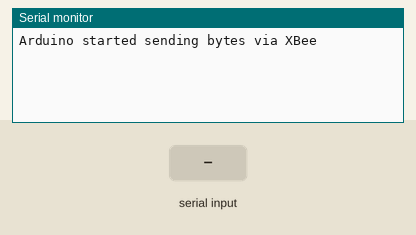
A sketch run on a simulated Arduino Uno, built with avr-gcc and run on an emulated ATmega328P. Parts: the last lines printed to the serial monitor. The inputs (shaded band) are chosen by the test bench.

Above: at 1.2 s.
1.3 s: "1" received over the second serial link
At 2.5 s:
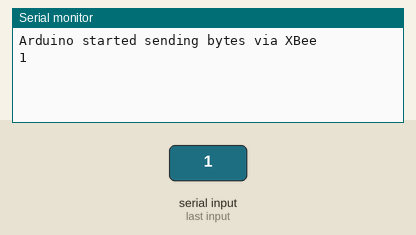
2.8 s: "0" received over the second serial link
At 3.7 s:
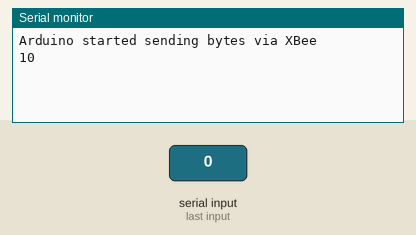

Measured:
- after the input at 1.3 s, the serial monitor: prints a new line at once (image 1)
- after the input at 2.8 s, the serial monitor: prints a new line at once (image 2)

The sketch:

xbeeTest.ino
```cpp
/*****************************************************************
XBee_Serial_Passthrough.ino

Set up a software serial port to pass data between an XBee Shield
and the serial monitor.

Hardware Hookup:
  The XBee Shield makes all of the connections you'll need
  between Arduino and XBee. If you have the shield make
  sure the SWITCH IS IN THE "DLINE" POSITION. That will connect
  the XBee's DOUT and DIN pins to Arduino pins 2 and 3.

*****************************************************************/
// We'll use SoftwareSerial to communicate with the XBee:
#include <SoftwareSerial.h>
// XBee's DOUT (TX) is connected to pin 2 (Arduino's Software RX)
// XBee's DIN (RX) is connected to pin 3 (Arduino's Software TX)
SoftwareSerial XBee(2, 3); // RX, TX

void setup()
{
  // Set up both ports at 9600 baud. This value is most important
  // for the XBee. Make sure the baud rate matches the config
  // setting of your XBee.

  Serial.begin(9600);
  Serial.println("Arduino started sending bytes via XBee");
  XBee.begin(9600);

}

void loop()
{
  if (Serial.available())
  { // If data comes in from serial monitor, send it out to XBee
    XBee.write(Serial.read());
  }
  if (XBee.available())
  { // If data comes in from XBee, send it out to serial monitor
    Serial.write(XBee.read());
  }
}
```

xbee_basic_sketch.c
```cpp
/*****************************************************************
XBee_Serial_Passthrough.ino

Set up a software serial port to pass data between an XBee Shield
and the serial monitor.

Hardware Hookup:
  The XBee Shield makes all of the connections you'll need
  between Arduino and XBee. If you have the shield make
  sure the SWITCH IS IN THE "DLINE" POSITION. That will connect
  the XBee's DOUT and DIN pins to Arduino pins 2 and 3.

*****************************************************************/
// We'll use SoftwareSerial to communicate with the XBee:
#include <SoftwareSerial.h>
// XBee's DOUT (TX) is connected to pin 2 (Arduino's Software RX)
// XBee's DIN (RX) is connected to pin 3 (Arduino's Software TX)
SoftwareSerial XBee(2, 3); // RX, TX

void setup()
{
  // Set up both ports at 9600 baud. This value is most important
  // for the XBee. Make sure the baud rate matches the config
  // setting of your XBee.

  Serial.begin(9600);
  Serial.println("Arduino started sending bytes via XBee");
  XBee.begin(9600);

}

void loop()
{
  if (Serial.available())
  { // If data comes in from serial monitor, send it out to XBee
    XBee.write(Serial.read());    // from rocket TO computer
  }
  if (XBee.available())
  { // If data comes in from XBee, send it out to serial monitor
    Serial.write("Yes");    // from computer TO rocket
    Serial.write(XBee.read());
  }
}
```
